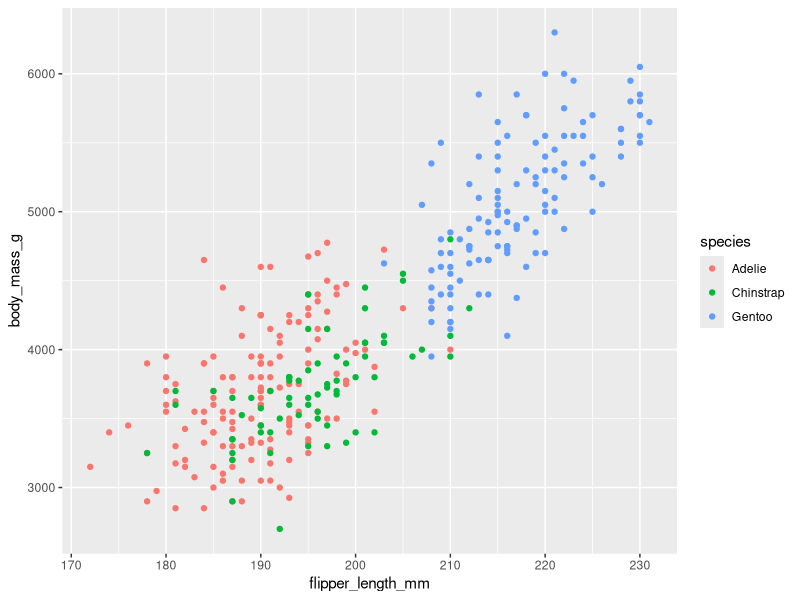
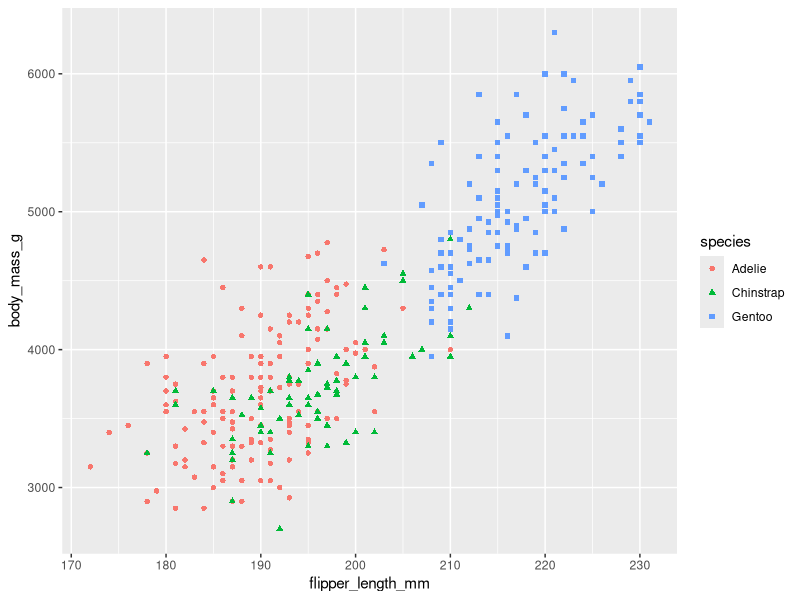
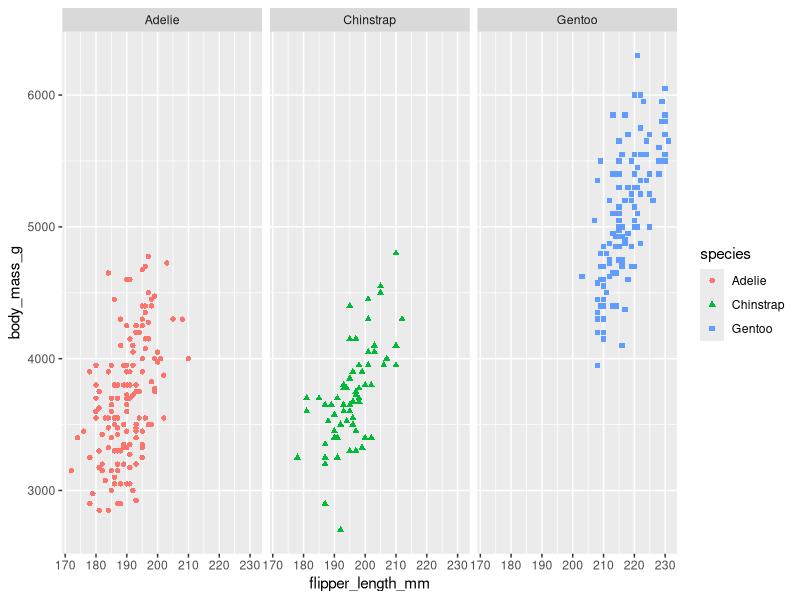
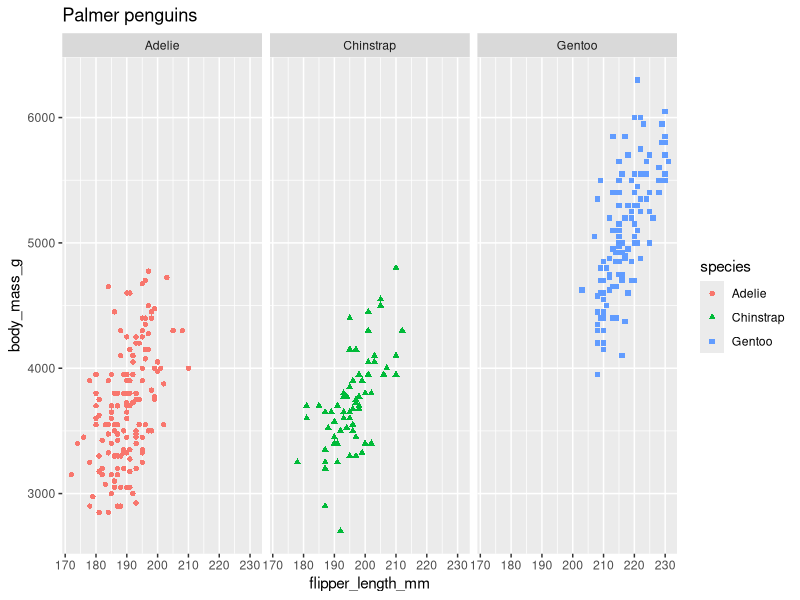

Write the R code that produced these figures, in order.
install.packages('palmerpenguins')
library('palmerpenguins')

library('ggplot2')
ggplot(data=penguins,aes(x=flipper_length_mm,y=body_mass_g)) + geom_point(aes(colour=species))

#Changed shape and colour
ggplot(data=penguins,aes(x=flipper_length_mm,y=body_mass_g)) + geom_point(aes(colour=species, shape=species))

#Facet wrap added to seperate the grpahs
ggplot(data=penguins,aes(x=flipper_length_mm,y=body_mass_g)) + geom_point(aes(colour=species, shape=species))+facet_wrap(~species)

#Title added
ggplot(data=penguins,aes(x=flipper_length_mm,y=body_mass_g)) + geom_point(aes(colour=species, shape=species))+
  facet_wrap(~species)+labs(title="Palmer penguins")

